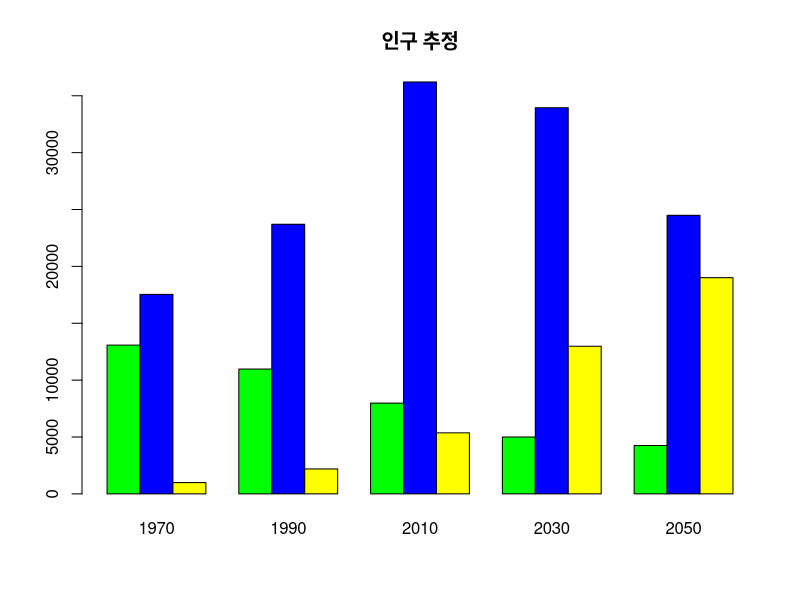

This figure's R source:
age.A <- c(13079, 10974, 7979, 5000, 4250)
age.B <- c(17540, 23701, 36209, 33947, 24487)
age.C <- c(991, 2195, 5366, 12980, 19007)

ds <- rbind(age.A, age.B, age.C)
colnames(ds) <- c('1970', '1990', '2010', '2030', '2050')
ds

barplot(ds,
        main = '인구 추정',
        col = c('green', 'blue', 'yellow'),
        beside = T)